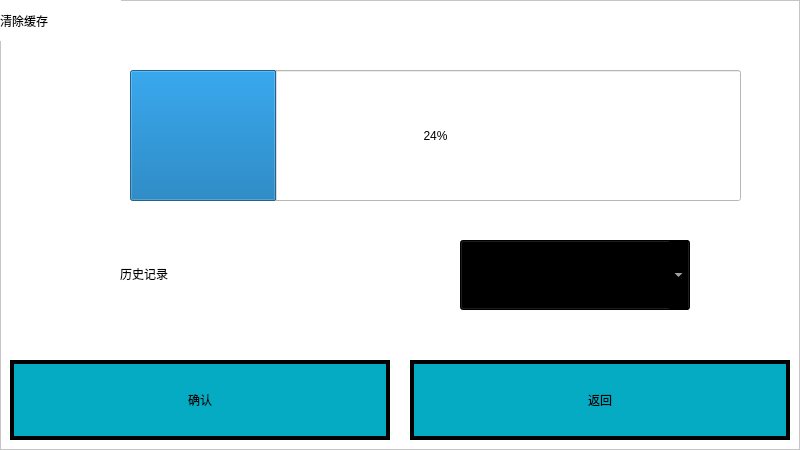
<?xml version="1.0" encoding="UTF-8"?>
<ui version="4.0">
 <class>ClearForm</class>
 <widget class="QWidget" name="ClearForm">
  <property name="geometry">
   <rect>
    <x>0</x>
    <y>0</y>
    <width>800</width>
    <height>450</height>
   </rect>
  </property>
  <property name="windowTitle">
   <string>Form</string>
  </property>
  <property name="styleSheet">
   <string notr="true">background-color: rgb(255, 255, 255);</string>
  </property>
  <widget class="QFrame" name="frame">
   <property name="geometry">
    <rect>
     <x>0</x>
     <y>0</y>
     <width>800</width>
     <height>450</height>
    </rect>
   </property>
   <property name="frameShape">
    <enum>QFrame::StyledPanel</enum>
   </property>
   <property name="frameShadow">
    <enum>QFrame::Raised</enum>
   </property>
   <widget class="QLabel" name="label">
    <property name="geometry">
     <rect>
      <x>120</x>
      <y>240</y>
      <width>272</width>
      <height>67</height>
     </rect>
    </property>
    <property name="styleSheet">
     <string notr="true">font: 20pt &quot;宋体&quot;;</string>
    </property>
    <property name="text">
     <string>历史记录</string>
    </property>
   </widget>
   <widget class="QProgressBar" name="clearBar">
    <property name="geometry">
     <rect>
      <x>130</x>
      <y>70</y>
      <width>611</width>
      <height>131</height>
     </rect>
    </property>
    <property name="sizePolicy">
     <sizepolicy hsizetype="Preferred" vsizetype="Preferred">
      <horstretch>0</horstretch>
      <verstretch>0</verstretch>
     </sizepolicy>
    </property>
    <property name="styleSheet">
     <string notr="true">font: 50pt &quot;幼圆&quot;;
</string>
    </property>
    <property name="value">
     <number>24</number>
    </property>
   </widget>
   <widget class="QComboBox" name="clearCb">
    <property name="geometry">
     <rect>
      <x>460</x>
      <y>240</y>
      <width>230</width>
      <height>70</height>
     </rect>
    </property>
    <property name="sizePolicy">
     <sizepolicy hsizetype="Preferred" vsizetype="Preferred">
      <horstretch>0</horstretch>
      <verstretch>0</verstretch>
     </sizepolicy>
    </property>
    <property name="styleSheet">
     <string notr="true">QComboBox::drop-down{
width:56px;  height:56px;
}

QComboBox{
font: 20pt &quot;宋体&quot;;
color: rgb(255, 255, 255);
background-color: rgb(0, 0, 0);
}

QComboBox QAbstractItemView {
	background-color: rgb(0, 0, 0);/*背景颜色*/
    padding: 1px 2px 1px 2px;  /*针对于组合框中的文本内容*/
	color: rgb(255,255,255)
}</string>
    </property>
   </widget>
   <widget class="QLabel" name="label_2">
    <property name="geometry">
     <rect>
      <x>0</x>
      <y>0</y>
      <width>121</width>
      <height>41</height>
     </rect>
    </property>
    <property name="styleSheet">
     <string notr="true">font: 20pt &quot;宋体&quot;;</string>
    </property>
    <property name="text">
     <string>清除缓存</string>
    </property>
   </widget>
   <widget class="QPushButton" name="btnReturn">
    <property name="geometry">
     <rect>
      <x>410</x>
      <y>360</y>
      <width>380</width>
      <height>80</height>
     </rect>
    </property>
    <property name="styleSheet">
     <string notr="true">QPushButton {
font: 20pt &quot;宋体&quot;;
border:4px solid rgb(0,0,0);
background-color:#05abc2;
}

QPushButton:pressed{
background-color: rgb(255, 0, 0);
}
</string>
    </property>
    <property name="text">
     <string>返回</string>
    </property>
   </widget>
   <widget class="QPushButton" name="btnConfirm">
    <property name="geometry">
     <rect>
      <x>10</x>
      <y>360</y>
      <width>380</width>
      <height>80</height>
     </rect>
    </property>
    <property name="styleSheet">
     <string notr="true">QPushButton {
font: 20pt &quot;宋体&quot;;
border:4px solid rgb(0,0,0);
background-color:#05abc2;
}

QPushButton:pressed{
background-color: rgb(255, 0, 0);
}
</string>
    </property>
    <property name="text">
     <string>确认</string>
    </property>
   </widget>
  </widget>
 </widget>
 <resources/>
 <connections/>
</ui>
